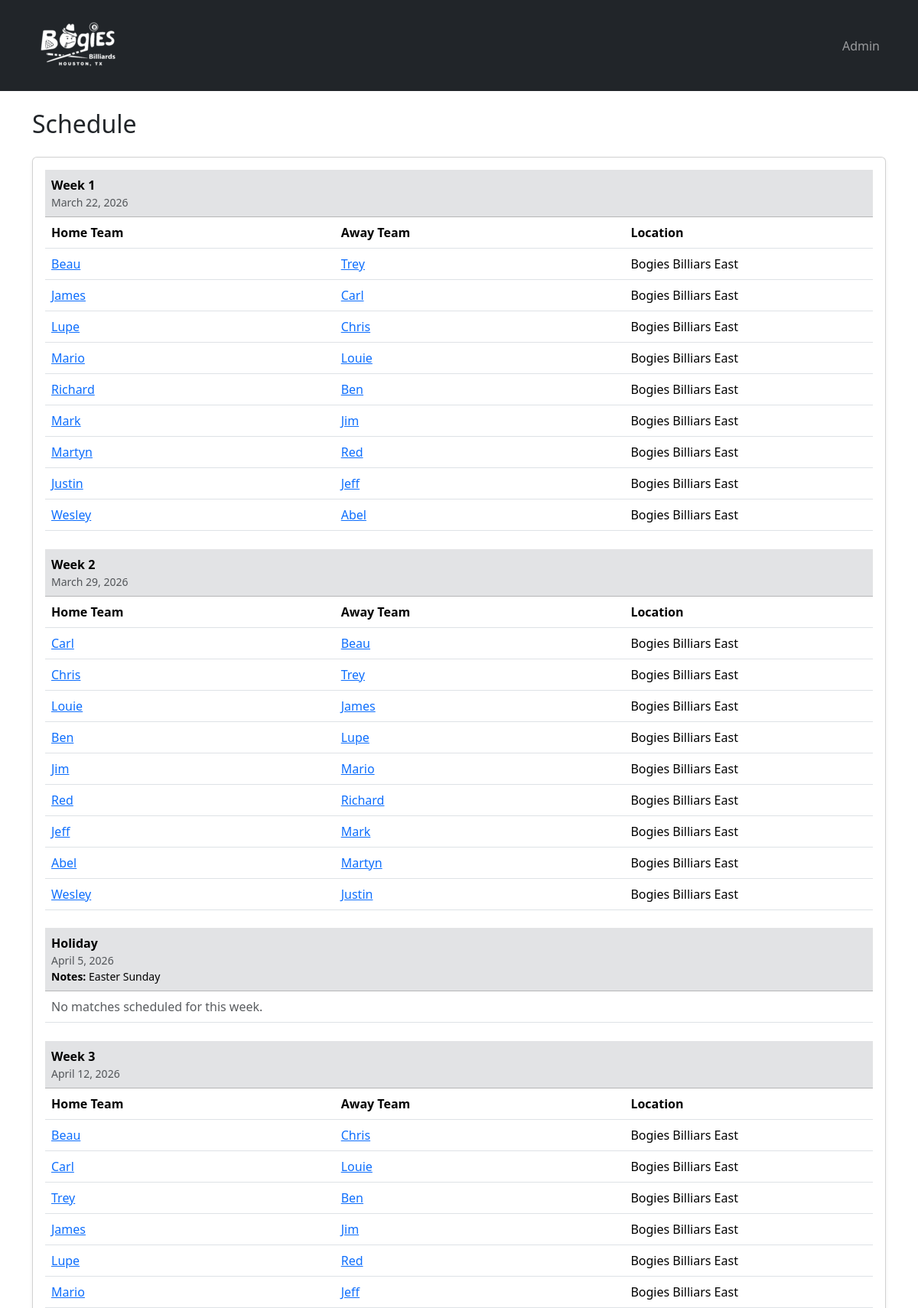
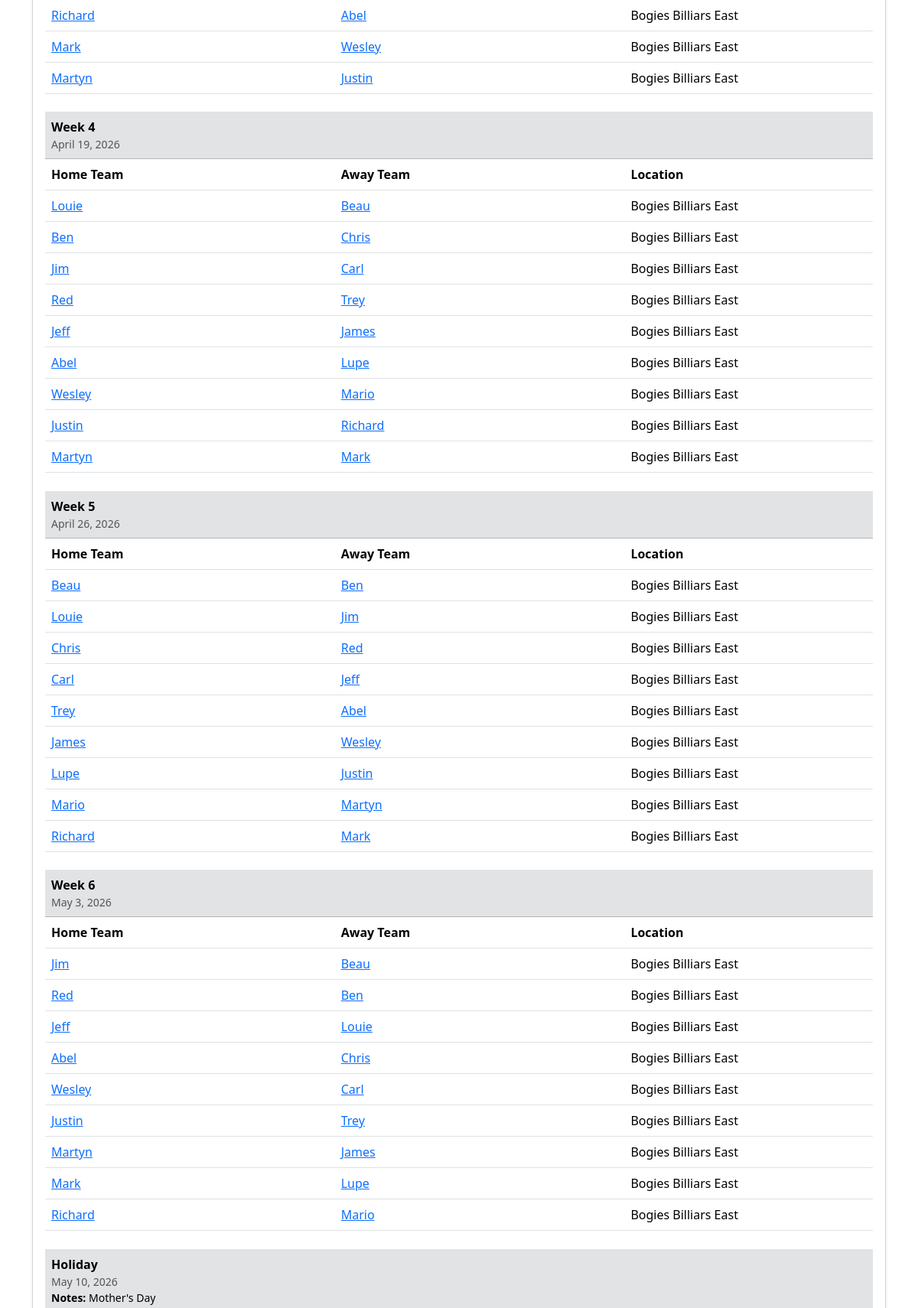
Page /schedule/ (upper part) on the committed database (2 pictures, top to bottom).
### scheduling/models.py (models this page shows, shortened)
class Week(models.Model):
    season = models.ForeignKey(
        Season,
        on_delete=models.CASCADE,
        related_name='weeks',
    )
    date = models.DateField()
    number = models.PositiveIntegerField(blank=True, null=True)
    notes = models.TextField(blank=True)
    class Meta:
        ordering = ['season', 'date']
        constraints = [
            models.UniqueConstraint(
                fields=['season', 'date'],
                name='unique_week_date_per_season',
            ),
            models.UniqueConstraint(
                fields=['season', 'number'],
                condition=Q(number__isnull=False),
                name='unique_week_number_per_season',
            ),
        ]

class Match(models.Model):
    week = models.ForeignKey(
        Week,
        on_delete=models.CASCADE,
        related_name='matches',
    )
    home_team = models.ForeignKey(
        Team,
        on_delete=models.CASCADE,
        related_name='home_matches',
    )
    away_team = models.ForeignKey(
        Team,
        on_delete=models.CASCADE,
        related_name='away_matches',
    )
    location = models.CharField(max_length=255, blank=True)
    sort_order = models.PositiveIntegerField(default=0)
    class Meta:
        ordering = ['week', 'sort_order', 'home_team__name', 'away_team__name']

### core/models.py (models this page shows, shortened)
class Team(models.Model):
    league = models.ForeignKey(
        League,
        on_delete=models.CASCADE,
        related_name='teams',
    )
    venue = models.ForeignKey(
        Venue,
        on_delete=models.CASCADE,
        related_name='teams',
    )
    captain = models.ForeignKey(
        'Player',
        on_delete=models.SET_NULL,
        related_name='captained_teams',
        null=True,
        blank=True,
    )
    name = models.CharField(max_length=255)
    seed = models.PositiveIntegerField(blank=True, null=True)
    team_rank = models.PositiveIntegerField(
        blank=True,
        null=True,
        validators=[MinValueValidator(1), MaxValueValidator(5)],
    )
    class Meta:
        constraints = [
            models.UniqueConstraint(
                fields=['league', 'name'],
                name='unique_team_name_per_league',
            ),
            models.UniqueConstraint(
                fields=['league', 'seed'],
                condition=models.Q(seed__isnull=False),
                name='unique_team_seed_per_league',
            ),
        ]
    def __str__(self):
        return self.name

### core/views.py (the view)
# urls.py: path('schedule/', schedule, name='schedule'),
def schedule(request):
    active_league = get_active_league(request)
    active_season = get_active_season(active_league)
    schedule_weeks = []
    if active_season and active_league:
        weeks = (
            Week.objects.filter(season=active_season)
            .prefetch_related(
                Prefetch(
                    'matches',
                    queryset=Match.objects.select_related(
                        'home_team',
                        'away_team',
                    ).order_by('sort_order', 'id'),
                )
            )
            .order_by('date', 'number')
        )
        schedule_weeks = [
            {
                'week': week,
                'entries': build_week_schedule_with_byes(active_league, week),
            }
            for week in weeks
        ]
    return render(request, 'schedule.html', {
        'active_league': active_league,
        'league_name': active_league.name if active_league else 'League Name',
        'active_season': active_season,
        'schedule_weeks': schedule_weeks,
    })

### core/views.py (called while the page is built)
def get_active_league(request):
    requested_league_id = request.GET.get('league')
    if requested_league_id:
        request.session['frontend_league_id'] = requested_league_id
    league_id = (
        request.session.get('frontend_league_id')
        or settings.FRONTEND_LEAGUE_ID
    )
    if league_id:
        league = League.objects.filter(pk=league_id).first()
        if league:
            return league
    return League.objects.order_by('name').first()

def get_active_season(active_league):
    if not active_league:
        return None
    return Season.objects.filter(
        league=active_league,
        status=Season.Status.ACTIVE,
    ).first()

def get_one_pocket_race_label(team_a, team_b):
    rank_a = team_a.team_rank
    rank_b = team_b.team_rank
    if rank_a is None or rank_b is None:
        return ''
    higher_rank = max(rank_a, rank_b)
    lower_rank = min(rank_a, rank_b)
    race_lookup = {
        (row['higher_rank'], row['lower_rank']): (row['higher_race'], row['lower_race'])
        for row in ONE_POCKET_RACE_ROWS
    }
    race = race_lookup.get((higher_rank, lower_rank))
    if not race:
        return ''
    return f'{race[0]}/{race[1]}'

### core/templates/schedule.html (shortened to what this page needs)
{% extends "base.html" %}
{% block content %}
    <div class="mb-4">
        <h1 class="h2 mb-2">Schedule</h1>
    </div>
    {% if schedule_weeks %}
        <div class="card shadow-sm">
            <div class="card-body">
                <div class="table-responsive">
                    <table class="table align-middle mb-0">
                        <tbody>
                            {% for week_data in schedule_weeks %}
                                <tr class="table-secondary">
                                    <td colspan="3">
                                        <strong>
                                            {% if week_data.week.number %}
                                                Week {{ week_data.week.number }}
                                            {% else %}
                                                Holiday
                                            {% endif %}
                                        </strong>
                                        <div class="text-muted small">{{ week_data.week.date }}</div>
                                        {% if week_data.week.notes %}
                                            <div class="small"><strong>Notes:</strong> {{ week_data.week.notes }}</div>
                                        {% endif %}
                                    </td>
                                </tr>
                                {% if week_data.week.number %}
                                <tr>
                                    <th scope="col" style="width: 35%;">Home Team</th>
                                    <th scope="col" style="width: 35%;">Away Team</th>
                                    <th scope="col" style="width: 30%;">Location</th>
                                </tr>
                                {% endif %}
                                {% if week_data.week.number is None %}
                                    <tr>
                                        <td colspan="3" class="text-muted">No matches scheduled for this week.</td>
                                    </tr>
                                {% elif week_data.entries %}
                                    {% for entry in week_data.entries %}
                                        <tr>
                                            <td>
                                                <a href="/teams/{{ entry.home_team.id }}/">{{ entry.home_team }}</a>
                                            </td>
                                            <td>
                                                {% if entry.is_bye %}
                                                    {{ entry.away_team }}
                                                {% else %}
                                                    <a href="/teams/{{ entry.away_team.id }}/">{{ entry.away_team }}</a>
                                                {% endif %}
                                            </td>                                            <td>{{ entry.location }}</td>
                                        </tr>
                                    {% endfor %}
                                {% else %}
                                    <tr>
                                        <td colspan="3" class="text-muted">No matches scheduled for this week.</td>
                                    </tr>
                                {% endif %}
                                <tr>
                                    <td colspan="3" style="border: 0; height: 24px; padding: 0;"></td>
                                </tr>
                            {% endfor %}
                        </tbody>
                    </table>
                </div>
            </div>
        </div>
    {% else %}
        <div class="card shadow-sm">
            <div class="card-body">
                <p class="text-muted mb-0">No active season schedule available.</p>
            </div>
        </div>
    {% endif %}
    <br>
{% endblock %}

### rows in the picture
Week: week.number "1", week "March 22, 2026", shows "Home Team"
Team: home_team "Beau", away_team "Trey", location "Bogies Billiars East", away_team "Chris", away_team "Ben"
Team: home_team "James", away_team "Carl", location "Bogies Billiars East", away_team "Jim", away_team "Wesley"
Team: home_team "Lupe", away_team "Chris", location "Bogies Billiars East", away_team "Red", away_team "Justin"
Team: home_team "Mario", away_team "Louie", location "Bogies Billiars East", away_team "Jeff", away_team "Martyn"
Team: home_team "Richard", away_team "Ben", location "Bogies Billiars East", away_team "Abel", away_team "Mark", away_team "Mario"
Team: home_team "Mark", away_team "Jim", location "Bogies Billiars East", away_team "Wesley", away_team "Lupe"
Team: home_team "Martyn", away_team "Red", location "Bogies Billiars East", away_team "Justin", away_team "Mark", away_team "James"
Team: home_team "Justin", away_team "Jeff", location "Bogies Billiars East", away_team "Richard", away_team "Trey"
Team: home_team "Wesley", away_team "Abel", location "Bogies Billiars East", away_team "Justin", away_team "Mario", away_team "Carl"
Week: week.number "2", week "March 29, 2026", shows "Home Team"
Team: home_team "Carl", away_team "Beau", location "Bogies Billiars East", away_team "Louie", away_team "Jeff"
Team: home_team "Chris", away_team "Trey", location "Bogies Billiars East", away_team "Red"
Team: home_team "Louie", away_team "James", location "Bogies Billiars East", away_team "Beau", away_team "Jim"
Team: home_team "Ben", away_team "Lupe", location "Bogies Billiars East", away_team "Chris"
Team: home_team "Jim", away_team "Mario", location "Bogies Billiars East", away_team "Carl", away_team "Beau"
Team: home_team "Red", away_team "Richard", location "Bogies Billiars East", away_team "Trey", away_team "Ben"
Team: home_team "Jeff", away_team "Mark", location "Bogies Billiars East", away_team "James", away_team "Louie"
Team: home_team "Abel", away_team "Martyn", location "Bogies Billiars East", away_team "Lupe", away_team "Chris"
Week: shows "Holiday", week "April 5, 2026", week.notes "Easter Sunday", shows "No matches scheduled for this week."
Week: week.number "3", week "April 12, 2026", shows "Home Team"
Team: home_team "Trey", away_team "Ben", location "Bogies Billiars East", away_team "Abel"
Week: week.number "4", week "April 19, 2026", shows "Home Team"
Week: week.number "5", week "April 26, 2026", shows "Home Team"
Week: week.number "6", week "May 3, 2026", shows "Home Team"
Week: shows "Holiday", week "May 10, 2026", week.notes "Mother's Day"
